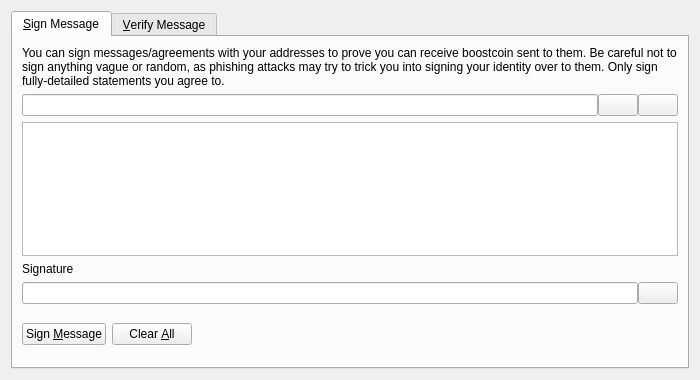
<?xml version="1.0" encoding="UTF-8"?>
<ui version="4.0">
 <class>SignVerifyMessageDialog</class>
 <widget class="QDialog" name="SignVerifyMessageDialog">
  <property name="geometry">
   <rect>
    <x>0</x>
    <y>0</y>
    <width>700</width>
    <height>380</height>
   </rect>
  </property>
  <property name="windowTitle">
   <string>Signatures - Sign / Verify a Message</string>
  </property>
  <property name="modal">
   <bool>true</bool>
  </property>
  <layout class="QVBoxLayout" name="verticalLayout">
   <item>
    <widget class="QTabWidget" name="tabWidget">
     <property name="currentIndex">
      <number>0</number>
     </property>
     <widget class="QWidget" name="tabSignMessage">
      <attribute name="title">
       <string>&amp;Sign Message</string>
      </attribute>
      <layout class="QVBoxLayout" name="verticalLayout_SM">
       <item>
        <widget class="QLabel" name="infoLabel_SM">
         <property name="text">
          <string>You can sign messages/agreements with your addresses to prove you can receive boostcoin sent to them. Be careful not to sign anything vague or random, as phishing attacks may try to trick you into signing your identity over to them. Only sign fully-detailed statements you agree to.</string>
         </property>
         <property name="textFormat">
          <enum>Qt::PlainText</enum>
         </property>
         <property name="wordWrap">
          <bool>true</bool>
         </property>
        </widget>
       </item>
       <item>
        <layout class="QHBoxLayout" name="horizontalLayout_1_SM">
         <property name="spacing">
          <number>0</number>
         </property>
         <item>
          <widget class="QValidatedLineEdit" name="addressIn_SM">
           <property name="toolTip">
            <string>The boostcoin address to sign the message with</string>
           </property>
          </widget>
         </item>
         <item>
          <widget class="QPushButton" name="addressBookButton_SM">
           <property name="toolTip">
            <string>Choose previously used address</string>
           </property>
           <property name="text">
            <string/>
           </property>
           <property name="icon">
            <iconset resource="../bitcoin.qrc">
             <normaloff>:/icons/address-book</normaloff>:/icons/address-book</iconset>
           </property>
           <property name="shortcut">
            <string>Alt+A</string>
           </property>
           <property name="autoDefault">
            <bool>false</bool>
           </property>
          </widget>
         </item>
         <item>
          <widget class="QPushButton" name="pasteButton_SM">
           <property name="toolTip">
            <string>Paste address from clipboard</string>
           </property>
           <property name="text">
            <string/>
           </property>
           <property name="icon">
            <iconset resource="../bitcoin.qrc">
             <normaloff>:/icons/editpaste</normaloff>:/icons/editpaste</iconset>
           </property>
           <property name="shortcut">
            <string>Alt+P</string>
           </property>
           <property name="autoDefault">
            <bool>false</bool>
           </property>
          </widget>
         </item>
        </layout>
       </item>
       <item>
        <widget class="QPlainTextEdit" name="messageIn_SM">
         <property name="toolTip">
          <string>Enter the message you want to sign here</string>
         </property>
        </widget>
       </item>
       <item>
        <widget class="QLabel" name="signatureLabel_SM">
         <property name="text">
          <string>Signature</string>
         </property>
         <property name="textFormat">
          <enum>Qt::PlainText</enum>
         </property>
        </widget>
       </item>
       <item>
        <layout class="QHBoxLayout" name="horizontalLayout_2_SM">
         <property name="spacing">
          <number>0</number>
         </property>
         <item>
          <widget class="QLineEdit" name="signatureOut_SM">
           <property name="font">
            <font>
             <italic>true</italic>
            </font>
           </property>
           <property name="readOnly">
            <bool>true</bool>
           </property>
          </widget>
         </item>
         <item>
          <widget class="QPushButton" name="copySignatureButton_SM">
           <property name="toolTip">
            <string>Copy the current signature to the system clipboard</string>
           </property>
           <property name="text">
            <string/>
           </property>
           <property name="icon">
            <iconset resource="../bitcoin.qrc">
             <normaloff>:/icons/editcopy</normaloff>:/icons/editcopy</iconset>
           </property>
           <property name="autoDefault">
            <bool>false</bool>
           </property>
          </widget>
         </item>
        </layout>
       </item>
       <item>
        <layout class="QHBoxLayout" name="horizontalLayout_3_SM">
         <item>
          <widget class="QPushButton" name="signMessageButton_SM">
           <property name="toolTip">
            <string>Sign the message to prove you own this boostcoin address</string>
           </property>
           <property name="text">
            <string>Sign &amp;Message</string>
           </property>
           <property name="icon">
            <iconset resource="../bitcoin.qrc">
             <normaloff>:/icons/edit</normaloff>:/icons/edit</iconset>
           </property>
           <property name="autoDefault">
            <bool>false</bool>
           </property>
          </widget>
         </item>
         <item>
          <widget class="QPushButton" name="clearButton_SM">
           <property name="toolTip">
            <string>Reset all sign message fields</string>
           </property>
           <property name="text">
            <string>Clear &amp;All</string>
           </property>
           <property name="icon">
            <iconset resource="../bitcoin.qrc">
             <normaloff>:/icons/remove</normaloff>:/icons/remove</iconset>
           </property>
           <property name="autoDefault">
            <bool>false</bool>
           </property>
          </widget>
         </item>
         <item>
          <spacer name="horizontalSpacer_1_SM">
           <property name="orientation">
            <enum>Qt::Horizontal</enum>
           </property>
           <property name="sizeHint" stdset="0">
            <size>
             <width>40</width>
             <height>48</height>
            </size>
           </property>
          </spacer>
         </item>
         <item>
          <widget class="QLabel" name="statusLabel_SM">
           <property name="font">
            <font>
             <weight>75</weight>
             <bold>true</bold>
            </font>
           </property>
           <property name="text">
            <string/>
           </property>
           <property name="wordWrap">
            <bool>true</bool>
           </property>
          </widget>
         </item>
         <item>
          <spacer name="horizontalSpacer_2_SM">
           <property name="orientation">
            <enum>Qt::Horizontal</enum>
           </property>
           <property name="sizeHint" stdset="0">
            <size>
             <width>40</width>
             <height>48</height>
            </size>
           </property>
          </spacer>
         </item>
        </layout>
       </item>
      </layout>
     </widget>
     <widget class="QWidget" name="tabVerifyMessage">
      <attribute name="title">
       <string>&amp;Verify Message</string>
      </attribute>
      <layout class="QVBoxLayout" name="verticalLayout_VM">
       <item>
        <widget class="QLabel" name="infoLabel_VM">
         <property name="text">
          <string>Enter the receiver's address, message (ensure you copy line breaks, spaces, tabs, etc. exactly) and signature below to verify the message. Be careful not to read more into the signature than what is in the signed message itself, to avoid being tricked by a man-in-the-middle attack. Note that this only proves the signing party receives with the address, it cannot prove sendership of any transaction!</string>
         </property>
         <property name="textFormat">
          <enum>Qt::PlainText</enum>
         </property>
         <property name="alignment">
          <set>Qt::AlignLeading|Qt::AlignLeft|Qt::AlignTop</set>
         </property>
         <property name="wordWrap">
          <bool>true</bool>
         </property>
        </widget>
       </item>
       <item>
        <layout class="QHBoxLayout" name="horizontalLayout_1_VM">
         <property name="spacing">
          <number>0</number>
         </property>
         <item>
          <widget class="QValidatedLineEdit" name="addressIn_VM">
           <property name="toolTip">
            <string>The boostcoin address the message was signed with</string>
           </property>
          </widget>
         </item>
         <item>
          <widget class="QPushButton" name="addressBookButton_VM">
           <property name="toolTip">
            <string>Choose previously used address</string>
           </property>
           <property name="text">
            <string/>
           </property>
           <property name="icon">
            <iconset resource="../bitcoin.qrc">
             <normaloff>:/icons/address-book</normaloff>:/icons/address-book</iconset>
           </property>
           <property name="shortcut">
            <string>Alt+A</string>
           </property>
           <property name="autoDefault">
            <bool>false</bool>
           </property>
          </widget>
         </item>
        </layout>
       </item>
       <item>
        <widget class="QPlainTextEdit" name="messageIn_VM"/>
       </item>
       <item>
        <widget class="QValidatedLineEdit" name="signatureIn_VM"/>
       </item>
       <item>
        <layout class="QHBoxLayout" name="horizontalLayout_2_VM">
         <item>
          <widget class="QPushButton" name="verifyMessageButton_VM">
           <property name="toolTip">
            <string>Verify the message to ensure it was signed with the specified boostcoin address</string>
           </property>
           <property name="text">
            <string>Verify &amp;Message</string>
           </property>
           <property name="icon">
            <iconset resource="../bitcoin.qrc">
             <normaloff>:/icons/transaction_0</normaloff>:/icons/transaction_0</iconset>
           </property>
           <property name="autoDefault">
            <bool>false</bool>
           </property>
          </widget>
         </item>
         <item>
          <widget class="QPushButton" name="clearButton_VM">
           <property name="toolTip">
            <string>Reset all verify message fields</string>
           </property>
           <property name="text">
            <string>Clear &amp;All</string>
           </property>
           <property name="icon">
            <iconset resource="../bitcoin.qrc">
             <normaloff>:/icons/remove</normaloff>:/icons/remove</iconset>
           </property>
           <property name="autoDefault">
            <bool>false</bool>
           </property>
          </widget>
         </item>
         <item>
          <spacer name="horizontalSpacer_1_VM">
           <property name="orientation">
            <enum>Qt::Horizontal</enum>
           </property>
           <property name="sizeHint" stdset="0">
            <size>
             <width>40</width>
             <height>48</height>
            </size>
           </property>
          </spacer>
         </item>
         <item>
          <widget class="QLabel" name="statusLabel_VM">
           <property name="font">
            <font>
             <weight>75</weight>
             <bold>true</bold>
            </font>
           </property>
           <property name="text">
            <string/>
           </property>
           <property name="wordWrap">
            <bool>true</bool>
           </property>
          </widget>
         </item>
         <item>
          <spacer name="horizontalSpacer_2_VM">
           <property name="orientation">
            <enum>Qt::Horizontal</enum>
           </property>
           <property name="sizeHint" stdset="0">
            <size>
             <width>40</width>
             <height>48</height>
            </size>
           </property>
          </spacer>
         </item>
        </layout>
       </item>
      </layout>
     </widget>
    </widget>
   </item>
  </layout>
 </widget>
 <customwidgets>
  <customwidget>
   <class>QValidatedLineEdit</class>
   <extends>QLineEdit</extends>
   <header>qvalidatedlineedit.h</header>
  </customwidget>
 </customwidgets>
 <resources>
  <include location="../bitcoin.qrc"/>
 </resources>
 <connections/>
</ui>
